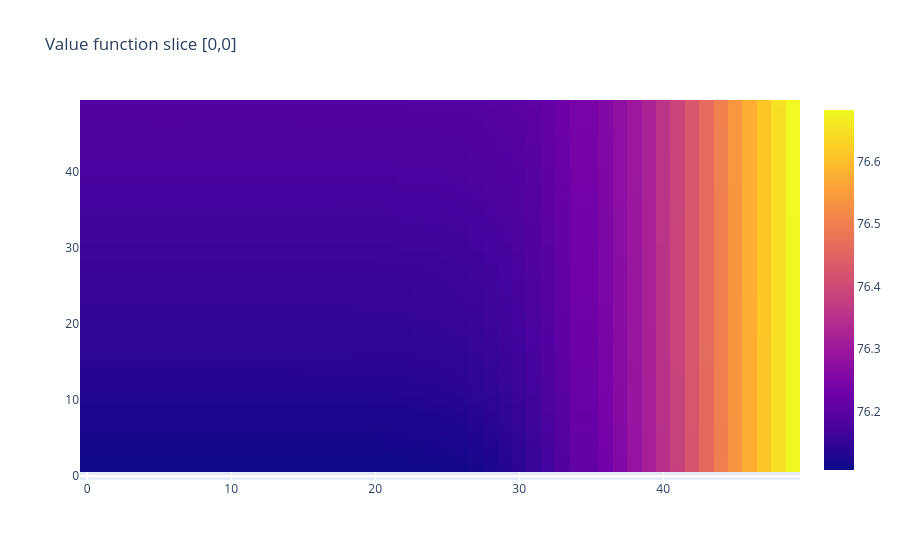

Notebook source saved alongside this figure:
### Code cell
with h5py.File("/home/brto/brenda/master-thesis/src/replication_laibsonetal/life_cycle_model/debug/solve_snapshot_007/arrays.h5", "r") as f:
    V = f["20/working_life/V_arr"][:]

fig = go.Figure(data=go.Heatmap(z=V[0,0]))
fig.update_layout(title="Value function slice [0,0]")
fig.show()

### Figure 1 — Plotly figure (JSON) as saved in the notebook; plotly's stock layout.template omitted (floating-point values rounded to 4 significant figures; data arrays with more than 128 entries replaced by an {"elided": "..."} marker saying what was removed)
{"data": [{"type": "heatmap", "z": {"elided": "50x50 float values"}}], "layout": {"title": {"text": "Value function slice [0,0]"}}}
